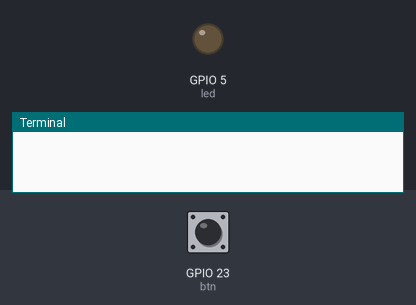
Bench run of a program on a simulated Raspberry Pi (BCM pin numbers). On the bench: output pins drawn as LEDs (lit = HIGH), the last lines printed to the terminal. The test bench sets the inputs (shaded band); at power-on: GPIO 23 (btn) LOW.

Above: at 1.2 s.
1.3 s: GPIO 23 (btn) pulled HIGH for 0.15 s
At 2.1 s:
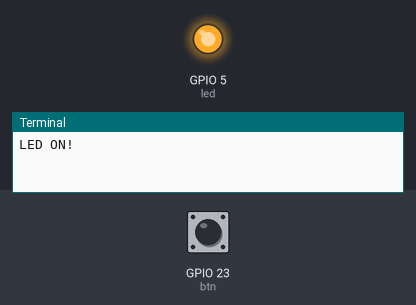
2.9 s: GPIO 23 (btn) pulled HIGH for 1 s
At 3.3 s:
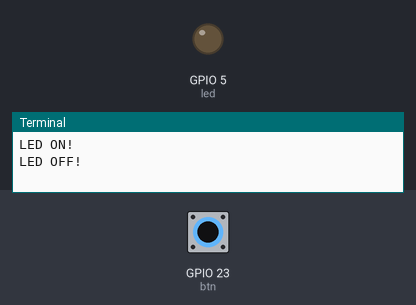
5.4 s: GPIO 23 (btn) pulled HIGH for 3.2 s
At 6.4 s:
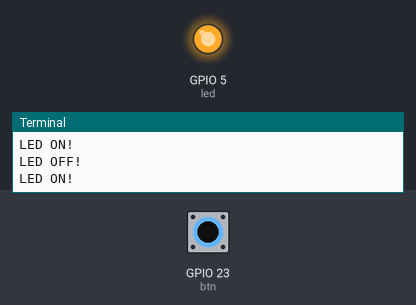
Timing chart, 0 to 8.4 s (numbered marks = the images above; inputs shaded):
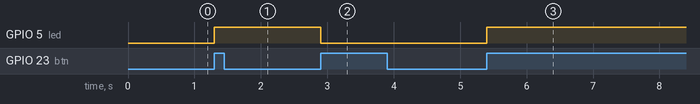

The program:

btnLed.py
```python
import RPi.GPIO as GP
import time
btn = 23
led = 5
GP.setwarnings(False)
GP.setmode(GP.BCM)
GP.setup(btn,GP.IN,pull_up_down=GP.PUD_DOWN)
GP.setup(led,GP.OUT)

light_on = False

def button_callback(channel):
    global light_on
    if light_on == False:
        GP.output(led,1)
        print("LED ON!")
    else:
        GP.output(led,0)
        print("LED OFF!")
    light_on = not light_on
GP.add_event_detect(btn,GP.RISING,callback=button_callback,bouncetime=300)
while 1:
    time.sleep(0.1)
```

Measured:
- after the input at 1.3 s, GPIO 5 (led): LOW → HIGH at once
- after the input at 2.9 s, GPIO 5 (led): HIGH → LOW at once
- after the input at 5.4 s, GPIO 5 (led): LOW → HIGH at once
